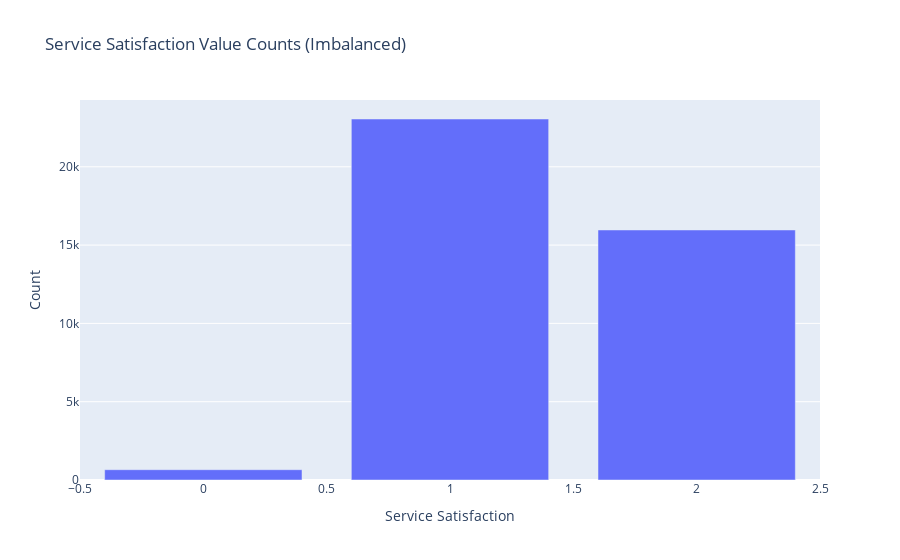

The notebook cell this image was saved under:
### Code cell
value_counts1 = model_df['ServiceSatisfaction'].value_counts().reset_index()
value_counts1.columns = ['ServiceSatisfaction', 'Counts']

# Creating the bar chart
fig = px.bar(value_counts1, x='ServiceSatisfaction', y='Counts',
             title='Service Satisfaction Value Counts (Imbalanced)',
             labels={'ServiceSatisfaction': 'Service Satisfaction', 'Counts': 'Count'})

# Showing the figure
fig.show()

### Figure 1 — Plotly figure (JSON) as saved in the notebook; plotly's stock layout.template omitted (floating-point values rounded to 4 significant figures)
{"data": [{"alignmentgroup": "True", "hovertemplate": "Service Satisfaction=%{x}<br>Count=%{y}<extra></extra>", "legendgroup": "", "marker": {"color": "#636efa", "pattern": {"shape": ""}}, "name": "", "offsetgroup": "", "orientation": "v", "showlegend": false, "textposition": "auto", "type": "bar", "x": [1, 2, 0], "xaxis": "x", "y": [23052, 15966, 658], "yaxis": "y"}], "layout": {"barmode": "relative", "legend": {"tracegroupgap": 0}, "title": {"text": "Service Satisfaction Value Counts (Imbalanced)"}, "xaxis": {"anchor": "y", "domain": [0, 1], "title": {"text": "Service Satisfaction"}}, "yaxis": {"anchor": "x", "domain": [0, 1], "title": {"text": "Count"}}}}
